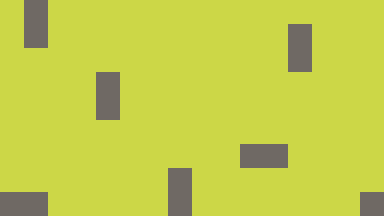

This game map was drawn from its Tiled (.tmx) file and the tilesets committed beside it. A one-line description and the full map source follow:
An orthogonal 16x9 tile map with 24x24 px tiles, 2 tile layers (Ground, Obstacles) and 2 objects.

<map version="1.10" tiledversion="1.12.1" orientation="orthogonal" renderorder="right-down" width="16" height="9" tilewidth="24" tileheight="24" infinite="0" nextlayerid="6" nextobjectid="3">
 <tileset firstgid="1" source="TestTileset.tsx" />
 <layer id="1" name="Ground" width="16" height="9">
  <data encoding="csv">
3,3,3,3,3,3,3,3,3,3,3,3,3,3,3,3,
3,3,3,3,3,3,3,3,3,3,3,3,3,3,3,3,
3,3,3,3,3,3,3,3,3,3,3,3,3,3,3,3,
3,3,3,3,3,3,3,3,3,3,3,3,3,3,3,3,
3,3,3,3,3,3,3,3,3,3,3,3,3,3,3,3,
3,3,3,3,3,3,3,3,3,3,3,3,3,3,3,3,
3,3,3,3,3,3,3,3,3,3,3,3,3,3,3,3,
3,3,3,3,3,3,3,3,3,3,3,3,3,3,3,3,
3,3,3,3,3,3,3,3,3,3,3,3,3,3,3,3
</data>
 </layer>
 <layer id="2" name="Obstacles" width="16" height="9">
  <data encoding="csv">
0,1,0,0,0,0,0,0,0,0,0,0,0,0,0,0,
0,1,0,0,0,0,0,0,0,0,0,0,1,0,0,0,
0,0,0,0,0,0,0,0,0,0,0,0,1,0,0,0,
0,0,0,0,1,0,0,0,0,0,0,0,0,0,0,0,
0,0,0,0,1,0,0,0,0,0,0,0,0,0,0,0,
0,0,0,0,0,0,0,0,0,0,0,0,0,0,0,0,
0,0,0,0,0,0,0,0,0,0,1,1,0,0,0,0,
0,0,0,0,0,0,0,1,0,0,0,0,0,0,0,0,
1,1,0,0,0,0,0,1,0,0,0,0,0,0,0,1
</data>
 </layer>
 <objectgroup id="3" name="Trigger">
  <object id="1" x="60" y="215" width="100" height="1">
   <properties>
    <property name="next_map" value="TestMap.tmx" />
    <property name="side" value="bottom" />
   </properties>
  </object>
 </objectgroup>
 <objectgroup id="5" name="Entities">
  <object id="2" gid="4" x="168" y="96" width="24" height="24">
   <properties>
    <property name="dialogue" value="combat.json" />
    <property name="stats" value="normal_enemy.json" />
    <property name="type" value="npc" />
   </properties>
  </object>
 </objectgroup>
</map>
